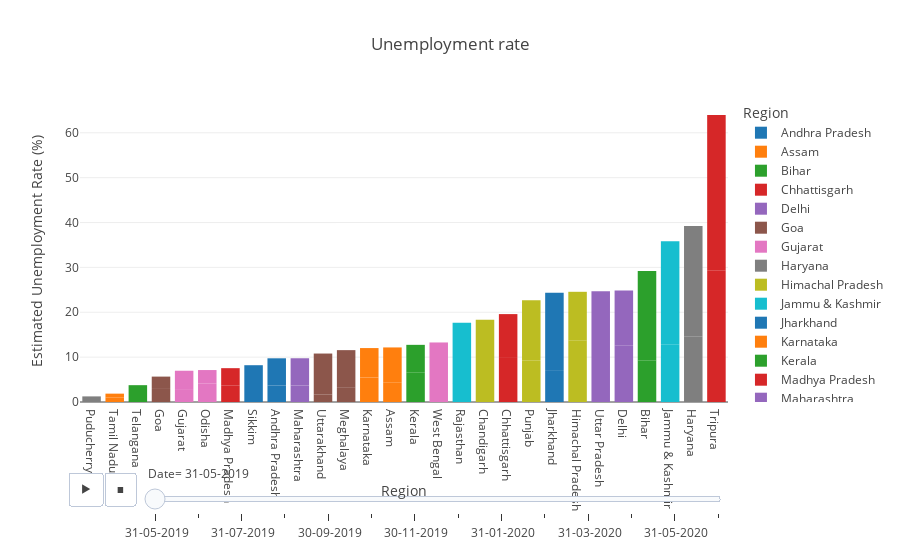

Notebook code for this chart:
### Markdown cell above
### Variation of Unemployement Rate(according to month column)

### Code cell
import plotly.express as px

for template in ["plotly", "plotly_white", "plotly_dark", "ggplot2", "seaborn", "simple_white", "none"]:
    fg = px.bar(df,x='Region',y=' Estimated Unemployment Rate (%)',color='Region',
                title='Unemployment rate',animation_frame=' Date',template= template
               )
fg.update_layout(xaxis={'categoryorder':'total ascending'})
fg.show()

### Figure 1 — Plotly figure (JSON) as saved in the notebook; plotly's stock layout.template omitted (floating-point values rounded to 4 significant figures)
{"data": [{"alignmentgroup": "True", "hovertemplate": "Region=%{x}<br> Date= 31-05-2019<br> Estimated Unemployment Rate (%)=%{y}<extra></extra>", "legendgroup": "Andhra Pradesh", "marker": {"color": "#1F77B4", "pattern": {"shape": ""}}, "name": "Andhra Pradesh", "offsetgroup": "Andhra Pradesh", "orientation": "v", "showlegend": true, "textposition": "auto", "type": "bar", "x": ["Andhra Pradesh", "Andhra Pradesh"], "xaxis": "x", "y": [3.65, 6.09], "yaxis": "y"}, {"alignmentgroup": "True", "hovertemplate": "Region=%{x}<br> Date= 31-05-2019<br> Estimated Unemployment Rate (%)=%{y}<extra></extra>", "legendgroup": "Assam", "marker": {"color": "#FF7F0E", "pattern": {"shape": ""}}, "name": "Assam", "offsetgroup": "Assam", "orientation": "v", "showlegend": true, "textposition": "auto", "type": "bar", "x": ["Assam", "Assam"], "xaxis": "x", "y": [4.29, 7.87], "yaxis": "y"}, {"alignmentgroup": "True", "hovertemplate": "Region=%{x}<br> Date= 31-05-2019<br> Estimated Unemployment Rate (%)=%{y}<extra></extra>", "legendgroup": "Bihar", "marker": {"color": "#2CA02C", "pattern": {"shape": ""}}, "name": "Bihar", "offsetgroup": "Bihar", "orientation": "v", "showlegend": true, "textposition": "auto", "type": "bar", "x": ["Bihar", "Bihar"], "xaxis": "x", "y": [9.27, 19.9], "yaxis": "y"}, {"alignmentgroup": "True", "hovertemplate": "Region=%{x}<br> Date= 31-05-2019<br> Estimated Unemployment Rate (%)=%{y}<extra></extra>", "legendgroup": "Chhattisgarh", "marker": {"color": "#D62728", "pattern": {"shape": ""}}, "name": "Chhattisgarh", "offsetgroup": "Chhattisgarh", "orientation": "v", "showlegend": true, "textposition": "auto", "type": "bar", "x": ["Chhattisgarh", "Chhattisgarh"], "xaxis": "x", "y": [9.82, 9.77], "yaxis": "y"}, {"alignmentgroup": "True", "hovertemplate": "Region=%{x}<br> Date= 31-05-2019<br> Estimated Unemployment Rate (%)=%{y}<extra></extra>", "legendgroup": "Delhi", "marker": {"color": "#9467BD", "pattern": {"shape": ""}}, "name": "Delhi", "offsetgroup": "Delhi", "orientation": "v", "showlegend": true, "textposition": "auto", "type": "bar", "x": ["Delhi", "Delhi"], "xaxis": "x", "y": [12.56, 12.31], "yaxis": "y"}, {"alignmentgroup": "True", "hovertemplate": "Region=%{x}<br> Date= 31-05-2019<br> Estimated Unemployment Rate (%)=%{y}<extra></extra>", "legendgroup": "Goa", "marker": {"color": "#8C564B", "pattern": {"shape": ""}}, "name": "Goa", "offsetgroup": "Goa", "orientation": "v", "showlegend": true, "textposition": "auto", "type": "bar", "x": ["Goa", "Goa"], "xaxis": "x", "y": [2.91, 2.75], "yaxis": "y"}, {"alignmentgroup": "True", "hovertemplate": "Region=%{x}<br> Date= 31-05-2019<br> Estimated Unemployment Rate (%)=%{y}<extra></extra>", "legendgroup": "Gujarat", "marker": {"color": "#E377C2", "pattern": {"shape": ""}}, "name": "Gujarat", "offsetgroup": "Gujarat", "orientation": "v", "showlegend": true, "textposition": "auto", "type": "bar", "x": ["Gujarat", "Gujarat"], "xaxis": "x", "y": [2.88, 4.09], "yaxis": "y"}, {"alignmentgroup": "True", "hovertemplate": "Region=%{x}<br> Date= 31-05-2019<br> Estimated Unemployment Rate (%)=%{y}<extra></extra>", "legendgroup": "Haryana", "marker": {"color": "#7F7F7F", "pattern": {"shape": ""}}, "name": "Haryana", "offsetgroup": "Haryana", "orientation": "v", "showlegend": true, "textposition": "auto", "type": "bar", "x": ["Haryana", "Haryana"], "xaxis": "x", "y": [14.54, 24.67], "yaxis": "y"}, {"alignmentgroup": "True", "hovertemplate": "Region=%{x}<br> Date= 31-05-2019<br> Estimated Unemployment Rate (%)=%{y}<extra></extra>", "legendgroup": "Himachal Pradesh", "marker": {"color": "#BCBD22", "pattern": {"shape": ""}}, "name": "Himachal Pradesh", "offsetgroup": "Himachal Pradesh", "orientation": "v", "showlegend": true, "textposition": "auto", "type": "bar", "x": ["Himachal Pradesh", "Himachal Pradesh"], "xaxis": "x", "y": [13.68, 10.88], "yaxis": "y"}, {"alignmentgroup": "True", "hovertemplate": "Region=%{x}<br> Date= 31-05-2019<br> Estimated Unemployment Rate (%)=%{y}<extra></extra>", "legendgroup": "Jammu & Kashmir", "marker": {"color": "#17BECF", "pattern": {"shape": ""}}, "name": "Jammu & Kashmir", "offsetgroup": "Jammu & Kashmir", "orientation": "v", "showlegend": true, "textposition": "auto", "type": "bar", "x": ["Jammu & Kashmir", "Jammu & Kashmir"], "xaxis": "x", "y": [12.78, 23.04], "yaxis": "y"}, {"alignmentgroup": "True", "hovertemplate": "Region=%{x}<br> Date= 31-05-2019<br> Estimated Unemployment Rate (%)=%{y}<extra></extra>", "legendgroup": "Jharkhand", "marker": {"color": "#1F77B4", "pattern": {"shape": ""}}, "name": "Jharkhand", "offsetgroup": "Jharkhand", "orientation": "v", "showlegend": true, "textposition": "auto", "type": "bar", "x": ["Jharkhand", "Jharkhand"], "xaxis": "x", "y": [7.11, 17.23], "yaxis": "y"}, {"alignmentgroup": "True", "hovertemplate": "Region=%{x}<br> Date= 31-05-2019<br> Estimated Unemployment Rate (%)=%{y}<extra></extra>", "legendgroup": "Karnataka", "marker": {"color": "#FF7F0E", "pattern": {"shape": ""}}, "name": "Karnataka", "offsetgroup": "Karnataka", "orientation": "v", "showlegend": true, "textposition": "auto", "type": "bar", "x": ["Karnataka", "Karnataka"], "xaxis": "x", "y": [5.46, 6.56], "yaxis": "y"}, {"alignmentgroup": "True", "hovertemplate": "Region=%{x}<br> Date= 31-05-2019<br> Estimated Unemployment Rate (%)=%{y}<extra></extra>", "legendgroup": "Kerala", "marker": {"color": "#2CA02C", "pattern": {"shape": ""}}, "name": "Kerala", "offsetgroup": "Kerala", "orientation": "v", "showlegend": true, "textposition": "auto", "type": "bar", "x": ["Kerala", "Kerala"], "xaxis": "x", "y": [6.63, 6.11], "yaxis": "y"}, {"alignmentgroup": "True", "hovertemplate": "Region=%{x}<br> Date= 31-05-2019<br> Estimated Unemployment Rate (%)=%{y}<extra></extra>", "legendgroup": "Madhya Pradesh", "marker": {"color": "#D62728", "pattern": {"shape": ""}}, "name": "Madhya Pradesh", "offsetgroup": "Madhya Pradesh", "orientation": "v", "showlegend": true, "textposition": "auto", "type": "bar", "x": ["Madhya Pradesh", "Madhya Pradesh"], "xaxis": "x", "y": [3.63, 3.91], "yaxis": "y"}, {"alignmentgroup": "True", "hovertemplate": "Region=%{x}<br> Date= 31-05-2019<br> Estimated Unemployment Rate (%)=%{y}<extra></extra>", "legendgroup": "Maharashtra", "marker": {"color": "#9467BD", "pattern": {"shape": ""}}, "name": "Maharashtra", "offsetgroup": "Maharashtra", "orientation": "v", "showlegend": true, "textposition": "auto", "type": "bar", "x": ["Maharashtra", "Maharashtra"], "xaxis": "x", "y": [3.67, 6.08], "yaxis": "y"}, {"alignmentgroup": "True", "hovertemplate": "Region=%{x}<br> Date= 31-05-2019<br> Estimated Unemployment Rate (%)=%{y}<extra></extra>", "legendgroup": "Meghalaya", "marker": {"color": "#8C564B", "pattern": {"shape": ""}}, "name": "Meghalaya", "offsetgroup": "Meghalaya", "orientation": "v", "showlegend": true, "textposition": "auto", "type": "bar", "x": ["Meghalaya", "Meghalaya"], "xaxis": "x", "y": [3.16, 8.4], "yaxis": "y"}, {"alignmentgroup": "True", "hovertemplate": "Region=%{x}<br> Date= 31-05-2019<br> Estimated Unemployment Rate (%)=%{y}<extra></extra>", "legendgroup": "Odisha", "marker": {"color": "#E377C2", "pattern": {"shape": ""}}, "name": "Odisha", "offsetgroup": "Odisha", "orientation": "v", "showlegend": true, "textposition": "auto", "type": "bar", "x": ["Odisha", "Odisha"], "xaxis": "x", "y": [4.17, 2.95], "yaxis": "y"}, {"alignmentgroup": "True", "hovertemplate": "Region=%{x}<br> Date= 31-05-2019<br> Estimated Unemployment Rate (%)=%{y}<extra></extra>", "legendgroup": "Puducherry", "marker": {"color": "#7F7F7F", "pattern": {"shape": ""}}, "name": "Puducherry", "offsetgroup": "Puducherry", "orientation": "v", "showlegend": true, "textposition": "auto", "type": "bar", "x": ["Puducherry", "Puducherry"], "xaxis": "x", "y": [0, 1.25], "yaxis": "y"}, {"alignmentgroup": "True", "hovertemplate": "Region=%{x}<br> Date= 31-05-2019<br> Estimated Unemployment Rate (%)=%{y}<extra></extra>", "legendgroup": "Punjab", "marker": {"color": "#BCBD22", "pattern": {"shape": ""}}, "name": "Punjab", "offsetgroup": "Punjab", "orientation": "v", "showlegend": true, "textposition": "auto", "type": "bar", "x": ["Punjab", "Punjab"], "xaxis": "x", "y": [9.17, 13.49], "yaxis": "y"}, {"alignmentgroup": "True", "hovertemplate": "Region=%{x}<br> Date= 31-05-2019<br> Estimated Unemployment Rate (%)=%{y}<extra></extra>", "legendgroup": "Rajasthan", "marker": {"color": "#17BECF", "pattern": {"shape": ""}}, "name": "Rajasthan", "offsetgroup": "Rajasthan", "orientation": "v", "showlegend": true, "textposition": "auto", "type": "bar", "x": ["Rajasthan", "Rajasthan"], "xaxis": "x", "y": [4.03, 13.62], "yaxis": "y"}, {"alignmentgroup": "True", "hovertemplate": "Region=%{x}<br> Date= 31-05-2019<br> Estimated Unemployment Rate (%)=%{y}<extra></extra>", "legendgroup": "Sikkim", "marker": {"color": "#1F77B4", "pattern": {"shape": ""}}, "name": "Sikkim", "offsetgroup": "Sikkim", "orientation": "v", "showlegend": true, "textposition": "auto", "type": "bar", "x": ["Sikkim"], "xaxis": "x", "y": [8.2], "yaxis": "y"}, {"alignmentgroup": "True", "hovertemplate": "Region=%{x}<br> Date= 31-05-2019<br> Estimated Unemployment Rate (%)=%{y}<extra></extra>", "legendgroup": "Tamil Nadu", "marker": {"color": "#FF7F0E", "pattern": {"shape": ""}}, "name": "Tamil Nadu", "offsetgroup": "Tamil Nadu", "orientation": "v", "showlegend": true, "textposition": "auto", "type": "bar", "x": ["Tamil Nadu", "Tamil Nadu"], "xaxis": "x", "y": [0.97, 0.89], "yaxis": "y"}, {"alignmentgroup": "True", "hovertemplate": "Region=%{x}<br> Date= 31-05-2019<br> Estimated Unemployment Rate (%)=%{y}<extra></extra>", "legendgroup": "Telangana", "marker": {"color": "#2CA02C", "pattern": {"shape": ""}}, "name": "Telangana", "offsetgroup": "Telangana", "orientation": "v", "showlegend": true, "textposition": "auto", "type": "bar", "x": ["Telangana", "Telangana"], "xaxis": "x", "y": [2.23, 1.52], "yaxis": "y"}, {"alignmentgroup": "True", "hovertemplate": "Region=%{x}<br> Date= 31-05-2019<br> Estimated Unemployment Rate (%)=%{y}<extra></extra>", "legendgroup": "Tripura", "marker": {"color": "#D62728", "pattern": {"shape": ""}}, "name": "Tripura", "offsetgroup": "Tripura", "orientation": "v", "showlegend": true, "textposition": "auto", "type": "bar", "x": ["Tripura", "Tripura"], "xaxis": "x", "y": [29.25, 34.69], "yaxis": "y"}, {"alignmentgroup": "True", "hovertemplate": "Region=%{x}<br> Date= 31-05-2019<br> Estimated Unemployment Rate (%)=%{y}<extra></extra>", "legendgroup": "Uttar Pradesh", "marker": {"color": "#9467BD", "pattern": {"shape": ""}}, "name": "Uttar Pradesh", "offsetgroup": "Uttar Pradesh", "orientation": "v", "showlegend": true, "textposition": "auto", "type": "bar", "x": ["Uttar Pradesh", "Uttar Pradesh"], "xaxis": "x", "y": [10.26, 14.4], "yaxis": "y"}, {"alignmentgroup": "True", "hovertemplate": "Region=%{x}<br> Date= 31-05-2019<br> Estimated Unemployment Rate (%)=%{y}<extra></extra>", "legendgroup": "Uttarakhand", "marker": {"color": "#8C564B", "pattern": {"shape": ""}}, "name": "Uttarakhand", "offsetgroup": "Uttarakhand", "orientation": "v", "showlegend": true, "textposition": "auto", "type": "bar", "x": ["Uttarakhand", "Uttarakhand"], "xaxis": "x", "y": [1.63, 9.17], "yaxis": "y"}, {"alignmentgroup": "True", "hovertemplate": "Region=%{x}<br> Date= 31-05-2019<br> Estimated Unemployment Rate (%)=%{y}<extra></extra>", "legendgroup": "West Bengal", "marker": {"color": "#E377C2", "pattern": {"shape": ""}}, "name": "West Bengal", "offsetgroup": "West Bengal", "orientation": "v", "showlegend": true, "textposition": "auto", "type": "bar", "x": ["West Bengal", "West Bengal"], "xaxis": "x", "y": [6.02, 7.25], "yaxis": "y"}, {"alignmentgroup": "True", "hovertemplate": "Region=%{x}<br> Date= 31-05-2019<br> Estimated Unemployment Rate (%)=%{y}<extra></extra>", "legendgroup": "Chandigarh", "marker": {"color": "#BCBD22", "pattern": {"shape": ""}}, "name": "Chandigarh", "offsetgroup": "Chandigarh", "orientation": "v", "showlegend": true, "textposition": "auto", "type": "bar", "x": ["Chandigarh"], "xaxis": "x", "y": [18.35], "yaxis": "y"}], "layout": {"barmode": "relative", "legend": {"title": {"text": "Region"}, "tracegroupgap": 0}, "sliders": [{"active": 0, "currentvalue": {"prefix": " Date="}, "len": 0.9, "pad": {"b": 10, "t": 60}, "steps": [{"args": [[" 31-05-2019"], {"frame": {"duration": 0, "redraw": true}, "fromcurrent": true, "mode": "immediate", "transition": {"duration": 0, "easing": "linear"}}], "label": " 31-05-2019", "method": "animate"}, {"args": [[" 30-06-2019"], {"frame": {"duration": 0, "redraw": true}, "fromcurrent": true, "mode": "immediate", "transition": {"duration": 0, "easing": "linear"}}], "label": " 30-06-2019", "method": "animate"}, {"args": [[" 31-07-2019"], {"frame": {"duration": 0, "redraw": true}, "fromcurrent": true, "mode": "immediate", "transition": {"duration": 0, "easing": "linear"}}], "label": " 31-07-2019", "method": "animate"}, {"args": [[" 31-08-2019"], {"frame": {"duration": 0, "redraw": true}, "fromcurrent": true, "mode": "immediate", "transition": {"duration": 0, "easing": "linear"}}], "label": " 31-08-2019", "method": "animate"}, {"args": [[" 30-09-2019"], {"frame": {"duration": 0, "redraw": true}, "fromcurrent": true, "mode": "immediate", "transition": {"duration": 0, "easing": "linear"}}], "label": " 30-09-2019", "method": "animate"}, {"args": [[" 31-10-2019"], {"frame": {"duration": 0, "redraw": true}, "fromcurrent": true, "mode": "immediate", "transition": {"duration": 0, "easing": "linear"}}], "label": " 31-10-2019", "method": "animate"}, {"args": [[" 30-11-2019"], {"frame": {"duration": 0, "redraw": true}, "fromcurrent": true, "mode": "immediate", "transition": {"duration": 0, "easing": "linear"}}], "label": " 30-11-2019", "method": "animate"}, {"args": [[" 31-12-2019"], {"frame": {"duration": 0, "redraw": true}, "fromcurrent": true, "mode": "immediate", "transition": {"duration": 0, "easing": "linear"}}], "label": " 31-12-2019", "method": "animate"}, {"args": [[" 31-01-2020"], {"frame": {"duration": 0, "redraw": true}, "fromcurrent": true, "mode": "immediate", "transition": {"duration": 0, "easing": "linear"}}], "label": " 31-01-2020", "method": "animate"}, {"args": [[" 29-02-2020"], {"frame": {"duration": 0, "redraw": true}, "fromcurrent": true, "mode": "immediate", "transition": {"duration": 0, "easing": "linear"}}], "label": " 29-02-2020", "method": "animate"}, {"args": [[" 31-03-2020"], {"frame": {"duration": 0, "redraw": true}, "fromcurrent": true, "mode": "immediate", "transition": {"duration": 0, "easing": "linear"}}], "label": " 31-03-2020", "method": "animate"}, {"args": [[" 30-04-2020"], {"frame": {"duration": 0, "redraw": true}, "fromcurrent": true, "mode": "immediate", "transition": {"duration": 0, "easing": "linear"}}], "label": " 30-04-2020", "method": "animate"}, {"args": [[" 31-05-2020"], {"frame": {"duration": 0, "redraw": true}, "fromcurrent": true, "mode": "immediate", "transition": {"duration": 0, "easing": "linear"}}], "label": " 31-05-2020", "method": "animate"}, {"args": [[" 30-06-2020"], {"frame": {"duration": 0, "redraw": true}, "fromcurrent": true, "mode": "immediate", "transition": {"duration": 0, "easing": "linear"}}], "label": " 30-06-2020", "method": "animate"}], "x": 0.1, "xanchor": "left", "y": 0, "yanchor": "top"}], "title": {"text": "Unemployment rate"}, "updatemenus": [{"buttons": [{"args": [null, {"frame": {"duration": 500, "redraw": true}, "fromcurrent": true, "mode": "immediate", "transition": {"duration": 500, "easing": "linear"}}], "label": "&#9654;", "method": "animate"}, {"args": [[null], {"frame": {"duration": 0, "redraw": true}, "fromcurrent": true, "mode": "immediate", "transition": {"duration": 0, "easing": "linear"}}], "label": "&#9724;", "method": "animate"}], "direction": "left", "pad": {"r": 10, "t": 70}, "showactive": false, "type": "buttons", "x": 0.1, "xanchor": "right", "y": 0, "yanchor": "top"}], "xaxis": {"anchor": "y", "categoryarray": ["Andhra Pradesh", "Assam", "Bihar", "Chhattisgarh", "Delhi", "Goa", "Gujarat", "Haryana", "Himachal Pradesh", "Jammu & Kashmir", "Jharkhand", "Karnataka", "Kerala", "Madhya Pradesh", "Maharashtra", "Meghalaya", "Odisha", "Puducherry", "Punjab", "Rajasthan", "Sikkim", "Tamil Nadu", "Telangana", "Tripura", "Uttar Pradesh", "Uttarakhand", "West Bengal", null, "Chandigarh"], "categoryorder": "total ascending", "domain": [0, 1], "title": {"text": "Region"}}, "yaxis": {"anchor": "x", "domain": [0, 1], "title": {"text": " Estimated Unemployment Rate (%)"}}}}
